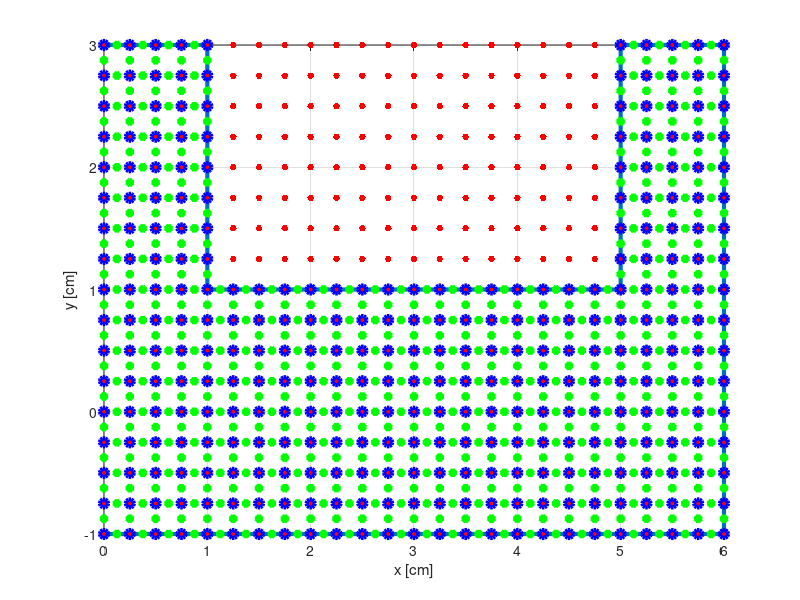
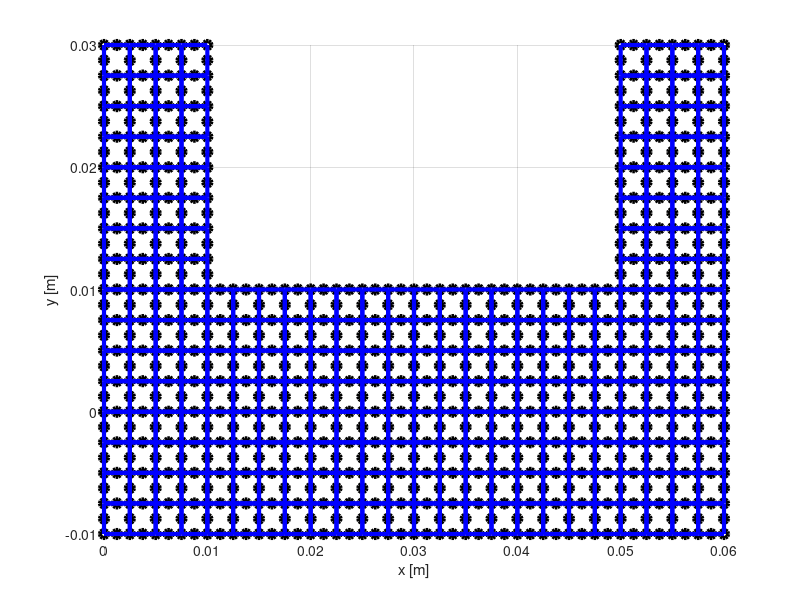

Reproduce these figures in MATLAB, in order. (Note: this script raises an error after producing the figures.)
% =========================================================================
% fem_heat_solver.m
% =========================================================================
% Author: Wiktor Komorowski
%
% Description:
% 2D steady-state heat transfer simulation using the Finite Element Method.
%
% Features:
% - Structured mesh generation
% - 8-node quadrilateral finite elements
% - Internal heat generation
% - Convective boundary conditions
% - Temperature field visualization
%
% =========================================================================

clear
close all
clc

%% Geometry definition

vertices = [
    0,-1
    6,-1
    6,3
    5,3
    5,1
    1,1
    1,3
    0,3
];

%% Geometry visualization

figure

plot(vertices(:,1), vertices(:,2), '-', 'LineWidth', 3)

grid on
hold on

xlabel('x [cm]')
ylabel('y [cm]')

%% Mesh generation

elementSize = 0.25;

[xGrid, yGrid] = meshgrid( ...
    min(vertices(:,1)):elementSize:max(vertices(:,1)), ...
    min(vertices(:,2)):elementSize:max(vertices(:,2)));

plot(xGrid, yGrid, 'r.', 'MarkerSize', 15)

%% Identify points inside the geometry

insideDomain = inpolygon( ...
    xGrid, yGrid, ...
    vertices(:,1), vertices(:,2));

xInside = xGrid(insideDomain);
yInside = yGrid(insideDomain);

plot(xInside, yInside, 'bo', 'LineWidth', 3)

%% Generate midside nodes

distances = pdist2( ...
    [xInside, yInside], ...
    [xInside, yInside]);

distances = distances .* ...
    (tril(ones(length(distances))*inf) + 1);

[rows, cols] = find(distances == elementSize);

newX = [];
newY = [];

for i = 1:length(rows)

    x1 = xInside(rows(i));
    y1 = yInside(rows(i));

    x2 = xInside(cols(i));
    y2 = yInside(cols(i));

    newX = [newX; (x1 + x2) / 2];
    newY = [newY; (y1 + y2) / 2];
end

plot(newX, newY, 'g*', 'LineWidth', 3)

%% Convert dimensions from cm to m

vertices = vertices * 0.01;
elementSize = elementSize * 0.01;

newX = newX * 0.01;
newY = newY * 0.01;

xInside = xInside * 0.01;
yInside = yInside * 0.01;

%% Create node arrays

cornerNodes = [xInside, yInside];
midNodes = [newX, newY];

nodes = [cornerNodes; midNodes];

numberOfCornerNodes = size(cornerNodes,1);

findNode = @(pt) find( ...
    abs(nodes(:,1)-pt(1)) < 1e-10 & ...
    abs(nodes(:,2)-pt(2)) < 1e-10);

%% Element generation

ELEMENTS = [];

dx = elementSize;
dy = elementSize;

for i = 1:numberOfCornerNodes

    x = cornerNodes(i,1);
    y = cornerNodes(i,2);

    p1 = [x,     y];
    p2 = [x+dx,  y];
    p3 = [x+dx,  y+dy];
    p4 = [x,     y+dy];

    if all(ismembertol([p1;p2;p3;p4], ...
            cornerNodes, ...
            1e-8, ...
            'ByRows', true))

        m12 = (p1+p2)/2;
        m23 = (p2+p3)/2;
        m34 = (p3+p4)/2;
        m41 = (p4+p1)/2;

        element = [
            findNode(p1)
            findNode(p2)
            findNode(p3)
            findNode(p4)
            findNode(m12)
            findNode(m23)
            findNode(m34)
            findNode(m41)
        ];

        ELEMENTS = [ELEMENTS; element'];
    end
end

%% Mesh visualization

figure
hold on
grid on

plot(nodes(:,1), nodes(:,2), 'ko', 'LineWidth', 3)

xlabel('x [m]')
ylabel('y [m]')

for e = 1:size(ELEMENTS,1)

    element = ELEMENTS(e,[1:4 1]);

    plot(nodes(element,1), ...
         nodes(element,2), ...
         'b-', 'LineWidth', 3)
end

%% Load symbolic FEM functions

load fem_symbolic

%% Global matrices initialization

numberOfNodes = size(nodes,1);
numberOfElements = size(ELEMENTS,1);

K = zeros(numberOfNodes);
R = zeros(numberOfNodes,1);

%% Material and thermal parameters

kx = 55;
ky = 55;

p = 0;

Q = 800;

h = 85;
Tinf = 22 + 273.15;

%% Convection boundary polygon

BC_poly = [
    0.00 0.00
    0.00 0.03
    0.01 0.03
    0.01 0.01
    0.05 0.01
    0.05 0.03
    0.06 0.03
    0.06 0.00
];

tolerance = 1e-8;

%% FEM assembly loop

for e = 1:numberOfElements

    elementNodes = ELEMENTS(e,:);

    Xe = nodes(elementNodes,1);
    Ye = nodes(elementNodes,2);

    %% Internal heat source

    if min(Ye) < -elementSize * 0.5
        q_e = Q;
    else
        q_e = 0;
    end

    %% Volume matrices

    Kk_e = Kk_sym(kx,ky);
    Kp_e = Kp_sym(p);

    Rq_e = Rq_sym(q_e);

    %% Boundary matrices

    Kalfa_e = zeros(8);
    Rbeta_e = zeros(8,1);

    edgeConnectivity = [
        1 2
        2 3
        3 4
        4 1
    ];

    for edge = 1:4

        g1 = elementNodes(edgeConnectivity(edge,1));
        g2 = elementNodes(edgeConnectivity(edge,2));

        p1 = nodes(g1,:);
        p2 = nodes(g2,:);

        if edge_fully_on_poly(p1,p2,BC_poly,tolerance)

            alpha_e = h;
            beta_e = h * Tinf;

        else

            alpha_e = 0;
            beta_e = 0;
        end

        if alpha_e ~= 0
            Kalfa_e = Kalfa_e + ...
                Kalfa_edge{edge}(alpha_e);
        end

        if beta_e ~= 0
            Rbeta_e = Rbeta_e + ...
                Rbeta_edge{edge}(beta_e)';
        end
    end

    %% Element matrices

    Ke = Kk_e + Kp_e + Kalfa_e;
    Re = Rq_e' + Rbeta_e;

    %% Node reordering

    temp = elementNodes;

    elementNodes(:,2) = temp(:,5);
    elementNodes(:,3) = temp(:,2);
    elementNodes(:,4) = temp(:,6);
    elementNodes(:,5) = temp(:,3);
    elementNodes(:,6) = temp(:,7);
    elementNodes(:,7) = temp(:,4);

    %% Global assembly

    for i = 1:8

        I = elementNodes(i);

        R(I) = R(I) + Re(i);

        for j = 1:8

            J = elementNodes(j);

            K(I,J) = K(I,J) + Ke(i,j);
        end
    end
end

%% Solve FEM system

u = K \ R;

%% Temperature limits

u_min = min(u) - 273.15
u_max = max(u) - 273.15

%% Temperature field visualization

ksi = linspace(-1,1,20);
eta = linspace(-1,1,20);

[KS, ET] = meshgrid(ksi, eta);

%% Bilinear interpolation functions

N1 = 0.25 * (1 - KS) .* (1 - ET);
N2 = 0.25 * (1 + KS) .* (1 - ET);
N3 = 0.25 * (1 + KS) .* (1 + ET);
N4 = 0.25 * (1 - KS) .* (1 + ET);

%% Temperature distribution plot

figure

hold on
axis equal

title('Temperature Distribution [deg C]')

xlabel('x [m]')
ylabel('y [m]')

for e = 1:size(ELEMENTS,1)

    element = ELEMENTS(e,1:4);

    %% Element node coordinates

    Xe = nodes(element,1);
    Ye = nodes(element,2);

    %% Element temperatures

    Te = u(element) - 273.15;

    %% Temperature interpolation

    Tloc = ...
        N1 * Te(1) + ...
        N2 * Te(2) + ...
        N3 * Te(3) + ...
        N4 * Te(4);

    %% Geometry interpolation

    Xloc = ...
        N1 * Xe(1) + ...
        N2 * Xe(2) + ...
        N3 * Xe(3) + ...
        N4 * Xe(4);

    Yloc = ...
        N1 * Ye(1) + ...
        N2 * Ye(2) + ...
        N3 * Ye(3) + ...
        N4 * Ye(4);

    %% Surface plot

    surf( ...
        Xloc, ...
        Yloc, ...
        zeros(size(Tloc)), ...
        Tloc, ...
        'EdgeColor', 'none');
end

view(2)

colorbar
colormap(turbo)

xlabel('x [m]')
ylabel('y [m]')

%% =========================================================================
% Helper functions
% =========================================================================

function onBoundary = edge_fully_on_poly( ...
    p1, p2, polygon, tolerance)

% Returns true if the entire edge lies on
% a single polygon boundary segment

onBoundary = false;

for i = 1:size(polygon,1)-1

    q1 = polygon(i,:);
    q2 = polygon(i+1,:);

    if point_on_segment(p1,q1,q2,tolerance) && ...
       point_on_segment(p2,q1,q2,tolerance)

        onBoundary = true;
        return
    end
end
end

%% -------------------------------------------------------------------------

function isOnSegment = point_on_segment( ...
    p, a, b, tolerance)

% Returns true if point p lies on segment a-b

v1 = p - a;
v2 = b - a;

%% Collinearity check

if norm(cross([v1 0],[v2 0])) > tolerance

    isOnSegment = false;
    return
end

%% Segment inclusion check

t = dot(v1,v2) / dot(v2,v2);

isOnSegment = ...
    (t > -tolerance) && ...
    (t < 1 + tolerance);
end
